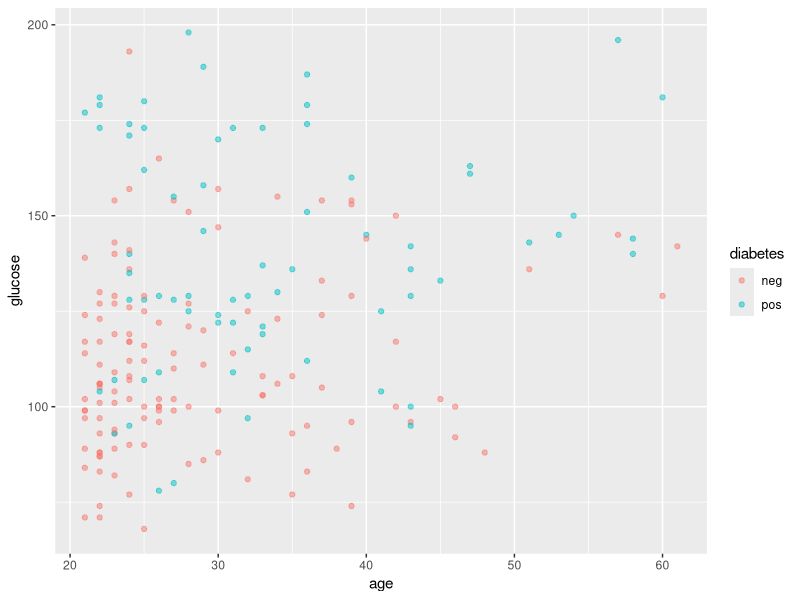
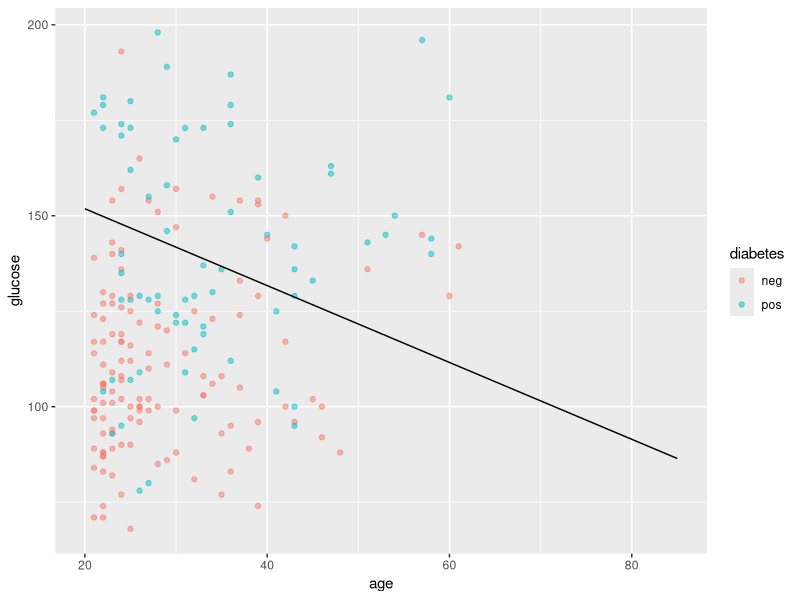
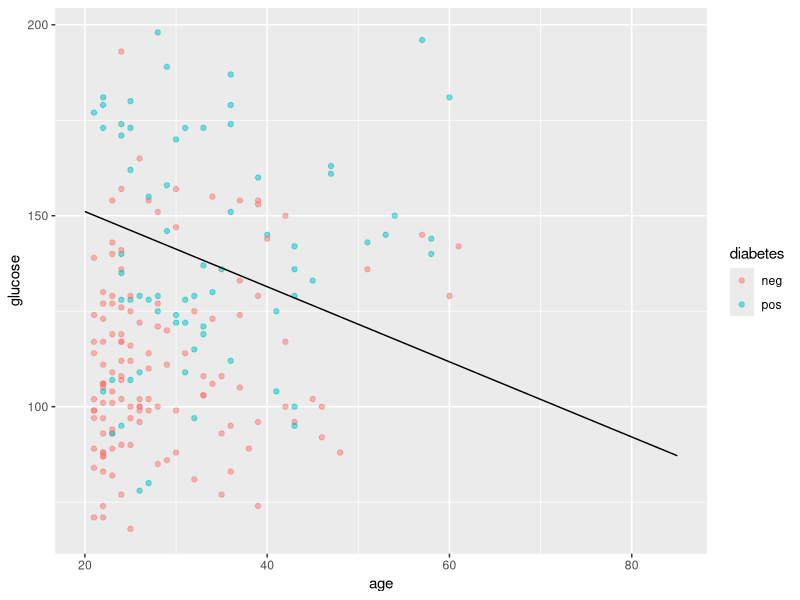
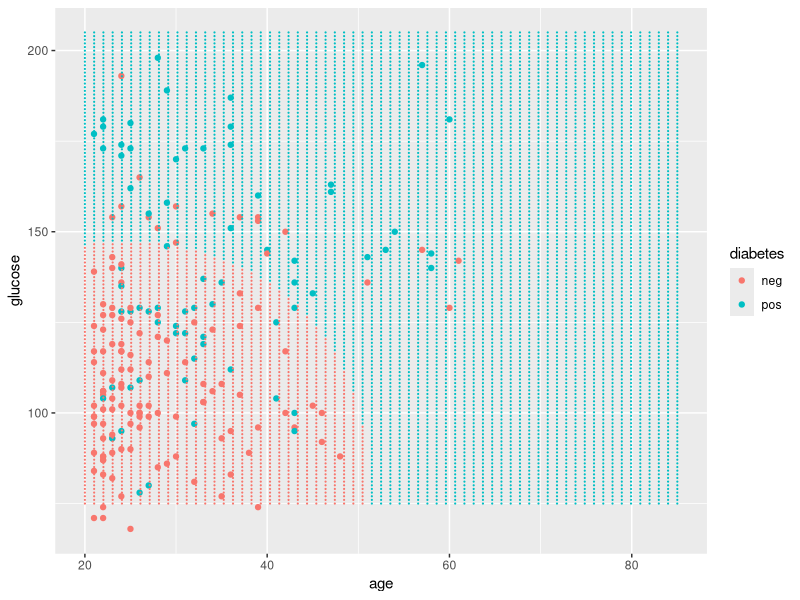
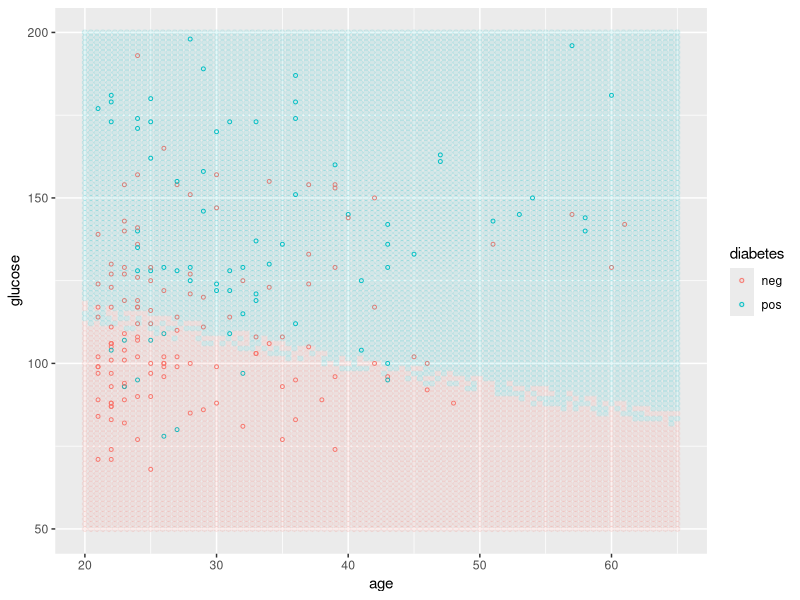

Source code (R) for these figures, in order:
## ---- chunk 1
knitr::opts_chunk$set(echo = TRUE, fig.width=4, fig.height=4)
## ---- chunk 2
library(mlbench) 
library(ggplot2)
library(class)
library(MASS)
data(PimaIndiansDiabetes2)
d <- na.omit(PimaIndiansDiabetes2)
set.seed(2)
s <- sample(nrow(d), round(.5*nrow(d)))
dtrain <- d[s,]
dtest<- d[-s,]
## ---- chunk 3
ggplot(data=dtrain, aes(x=age, y=glucose, color=diabetes) ) +
geom_point(alpha=.5)

## ---- chunk 4
#fitting the data
fit1 <- glm(diabetes ~ age+glucose, family = "binomial", data = dtrain)


#converting diabetes column to 0 and 1
dtrain$diabetes1 <- as.numeric(dtrain$diabetes) - 1

head(dtrain)
#we see that 1 is for positive class and 0 is for negative class

#predicting probability for the training data
prob <- predict(fit1, dtrain, type="response")


grid <- expand.grid(
age = seq(20, 85, length = 65),
glucose = seq(75, 205, length = 130)
)
grid$prob <- predict(fit1, grid, type="response")


ggplot(data=dtrain, aes(x=age, y=glucose)) +
geom_point(aes(color=diabetes),alpha=.5)+
geom_contour(data=grid,aes(z=prob),breaks=.5, color="black")


prob_fit1 <- predict(fit1,dtest, type="response")
pred_fit1 <- factor(ifelse(prob < .5, "neg", "pos"))
table(dtest$diabetes, pred_fit1)


mean(dtest$diabetes != pred_fit1)

#Test error of the model is 17.85%
## ---- chunk 5
fit2 <- lda(diabetes ~ age+glucose, family = "binomial", data = dtrain)

grid <- expand.grid(
age = seq(20, 85, length = 65),
glucose = seq(75, 205, length = 130)
)
grid$prob <- predict(fit2, grid)$posterior[,"pos"]


ggplot(data=dtrain, aes(x=age, y=glucose)) +
geom_point(aes(color=diabetes),alpha=.5)+
geom_contour(data=grid,aes(z=prob),breaks=.5, color="black")

pred_fit2 <- predict(fit2,dtest)$class
table(dtest$diabetes, pred_fit2)

mean(dtest$diabetes != pred_fit2)

## ---- chunk 6
fit3 <- qda(diabetes ~ age+glucose, family = "binomial", data = dtrain)

grid <- expand.grid(
age = seq(20, 85, length = 65),
glucose = seq(75, 205, length = 130)
)
grid$pred <- predict(fit3, grid)$class



ggplot(data=dtrain, aes(x=age, y=glucose, color=diabetes)) +
  geom_point()+
geom_point(data=grid,aes(color=pred),size=.1)

pred_fit3 <- predict(fit3,dtest)$class
table(dtest$diabetes, pred_fit3)

mean(dtest$diabetes != pred_fit3)


#QDA is giving a slightly better accuracy as cpmpared to other two i.e. Logistic and LDA.
#QDA error 17.35% while LOgistic and LDA error 17.85%

#So, QDA is best among three.
## ---- chunk 7

xdata <- scale(dtrain[,c(2,8)])
means <- attr(xdata,"scaled:center")
sds<- attr(xdata,"scaled:scale")
xdataTest <- scale(dtest[,c(2,8)], center=means, scale=sds)


fit_pred4 <- knn(xdata, xdataTest, dtrain[,9], k=5)
tab4 <-table(dtest$diabetes, fit_pred4)
tab4
mean(dtest$diabetes != fit_pred4)
52/196

fit_pred5 <- knn(xdata, xdataTest, dtrain[,9], k=30)
tab5 <-table(dtest$diabetes, fit_pred5)
tab5
43/196
mean(dtest$diabetes != fit_pred5)
#we see that k=30 gives better prediction

## ---- chunk 8


grid1 <- expand.grid(
age = seq(20, 65, length = 100),
glucose = seq(50, 200, length = 100)
)


grids <- scale(grid1, center=means, scale=sds)
grid1$predknn30 <- knn(xdata, grids, dtrain[,9], k=30)


ggplot(data=dtrain, aes(x=age, y=glucose, color=diabetes))+
geom_point(size=1, shape=1, alpha=2.9)+
geom_point(data=grid1,aes(color=predknn30),alpha=.1)


#Logistic gives very different results on this and as we can see boundary is non-linear so we should either use QDA or KNN with high k.

